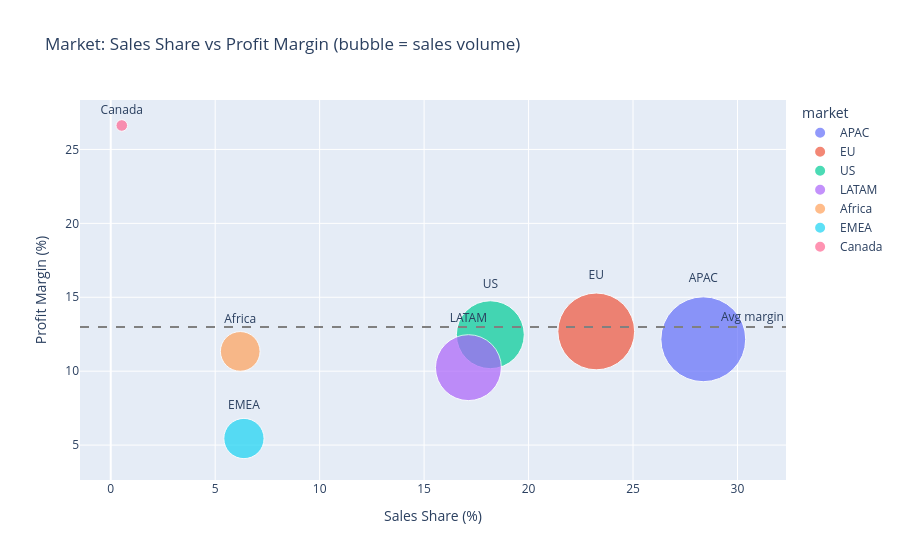

Notebook code cell kept with this figure:
### Markdown cell above
## 8. Market Performance Analysis

APAC is the largest and healthiest market (28.4% of sales, 12.2% margin). EMEA is the standout concern — a 5.4% margin across all categories suggests a systemic pricing or cost issue, not a product mix problem. Canada has the highest margin at 26.6% but accounts for only 0.5% of sales, representing an underserved high-value market.

### Code cell
market = df.groupby('market').agg(
    sales=('sales','sum'),
    profit=('profit','sum')
).reset_index()
market['margin']      = market['profit'] / market['sales'] * 100
market['sales_share'] = market['sales'] / market['sales'].sum() * 100
market = market.sort_values('profit', ascending=False)

print(market.round(2).to_string(index=False))

fig = px.scatter(market,
    x='sales_share', y='margin', size='sales', color='market',
    text='market', title='Market: Sales Share vs Profit Margin (bubble = sales volume)',
    labels={'sales_share': 'Sales Share (%)', 'margin': 'Profit Margin (%)'},
    size_max=60)
fig.update_traces(textposition='top center')
fig.add_hline(y=market['margin'].mean(), line_dash='dash', line_color='gray',
              annotation_text='Avg margin')
fig.show()

print("\nInsight: EMEA margin (5.4%) is less than half the APAC benchmark (12.2%).")
print("Canada's 26.6% margin with only 0.5% revenue share suggests significant untapped potential.")

### Figure 1 — Plotly figure (JSON) as saved in the notebook; plotly's stock layout.template omitted (floating-point values rounded to 4 significant figures)
{"data": [{"hovertemplate": "market=%{text}<br>Sales Share (%)=%{x}<br>Profit Margin (%)=%{y}<br>sales=%{marker.size}<extra></extra>", "legendgroup": "APAC", "marker": {"color": "#636efa", "size": [3586000.0], "sizemode": "area", "sizeref": 996.0, "symbol": "circle"}, "mode": "markers+text", "name": "APAC", "orientation": "v", "showlegend": true, "text": ["APAC"], "textposition": "top center", "type": "scatter", "x": [28.36], "xaxis": "x", "y": [12.16], "yaxis": "y"}, {"hovertemplate": "market=%{text}<br>Sales Share (%)=%{x}<br>Profit Margin (%)=%{y}<br>sales=%{marker.size}<extra></extra>", "legendgroup": "EU", "marker": {"color": "#EF553B", "size": [2938000.0], "sizemode": "area", "sizeref": 996.0, "symbol": "circle"}, "mode": "markers+text", "name": "EU", "orientation": "v", "showlegend": true, "text": ["EU"], "textposition": "top center", "type": "scatter", "x": [23.24], "xaxis": "x", "y": [12.69], "yaxis": "y"}, {"hovertemplate": "market=%{text}<br>Sales Share (%)=%{x}<br>Profit Margin (%)=%{y}<br>sales=%{marker.size}<extra></extra>", "legendgroup": "US", "marker": {"color": "#00cc96", "size": [2297000.0], "sizemode": "area", "sizeref": 996.0, "symbol": "circle"}, "mode": "markers+text", "name": "US", "orientation": "v", "showlegend": true, "text": ["US"], "textposition": "top center", "type": "scatter", "x": [18.17], "xaxis": "x", "y": [12.47], "yaxis": "y"}, {"hovertemplate": "market=%{text}<br>Sales Share (%)=%{x}<br>Profit Margin (%)=%{y}<br>sales=%{marker.size}<extra></extra>", "legendgroup": "LATAM", "marker": {"color": "#ab63fa", "size": [2165000.0], "sizemode": "area", "sizeref": 996.0, "symbol": "circle"}, "mode": "markers+text", "name": "LATAM", "orientation": "v", "showlegend": true, "text": ["LATAM"], "textposition": "top center", "type": "scatter", "x": [17.12], "xaxis": "x", "y": [10.24], "yaxis": "y"}, {"hovertemplate": "market=%{text}<br>Sales Share (%)=%{x}<br>Profit Margin (%)=%{y}<br>sales=%{marker.size}<extra></extra>", "legendgroup": "Africa", "marker": {"color": "#FFA15A", "size": [783800.0], "sizemode": "area", "sizeref": 996.0, "symbol": "circle"}, "mode": "markers+text", "name": "Africa", "orientation": "v", "showlegend": true, "text": ["Africa"], "textposition": "top center", "type": "scatter", "x": [6.2], "xaxis": "x", "y": [11.34], "yaxis": "y"}, {"hovertemplate": "market=%{text}<br>Sales Share (%)=%{x}<br>Profit Margin (%)=%{y}<br>sales=%{marker.size}<extra></extra>", "legendgroup": "EMEA", "marker": {"color": "#19d3f3", "size": [806200.0], "sizemode": "area", "sizeref": 996.0, "symbol": "circle"}, "mode": "markers+text", "name": "EMEA", "orientation": "v", "showlegend": true, "text": ["EMEA"], "textposition": "top center", "type": "scatter", "x": [6.377], "xaxis": "x", "y": [5.445], "yaxis": "y"}, {"hovertemplate": "market=%{text}<br>Sales Share (%)=%{x}<br>Profit Margin (%)=%{y}<br>sales=%{marker.size}<extra></extra>", "legendgroup": "Canada", "marker": {"color": "#FF6692", "size": [66930.0], "sizemode": "area", "sizeref": 996.0, "symbol": "circle"}, "mode": "markers+text", "name": "Canada", "orientation": "v", "showlegend": true, "text": ["Canada"], "textposition": "top center", "type": "scatter", "x": [0.5294], "xaxis": "x", "y": [26.62], "yaxis": "y"}], "layout": {"annotations": [{"showarrow": false, "text": "Avg margin", "x": 1, "xanchor": "right", "xref": "x domain", "y": 12.99, "yanchor": "bottom", "yref": "y"}], "legend": {"itemsizing": "constant", "title": {"text": "market"}, "tracegroupgap": 0}, "shapes": [{"line": {"color": "gray", "dash": "dash"}, "type": "line", "x0": 0, "x1": 1, "xref": "x domain", "y0": 12.99, "y1": 12.99, "yref": "y"}], "title": {"text": "Market: Sales Share vs Profit Margin (bubble = sales volume)"}, "xaxis": {"anchor": "y", "domain": [0, 1], "title": {"text": "Sales Share (%)"}}, "yaxis": {"anchor": "x", "domain": [0, 1], "title": {"text": "Profit Margin (%)"}}}}
